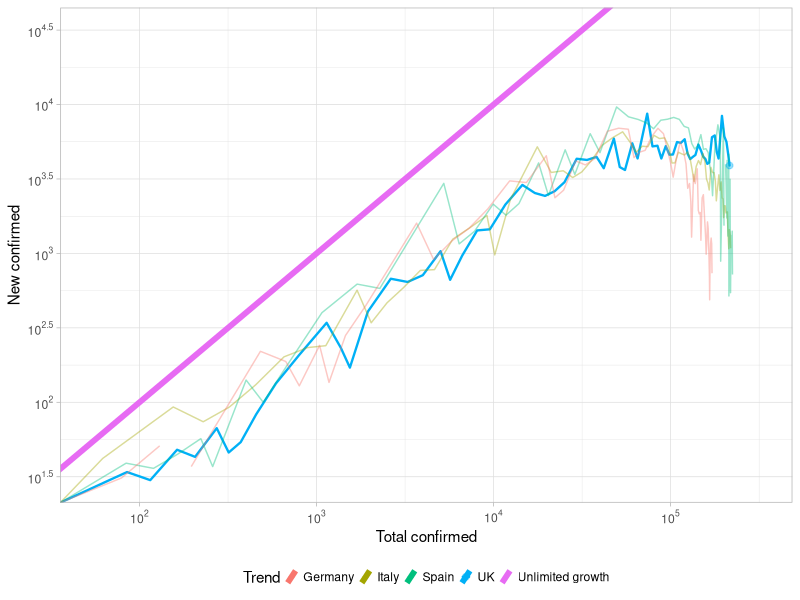
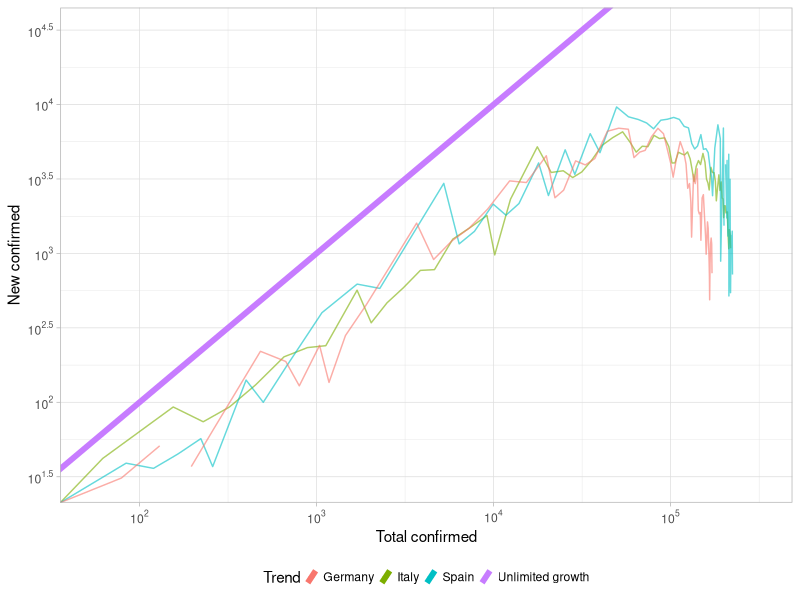
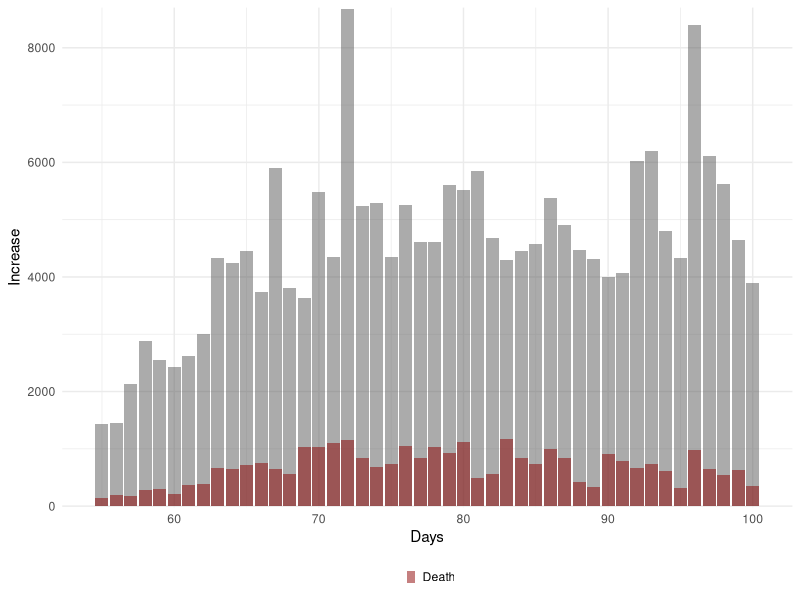
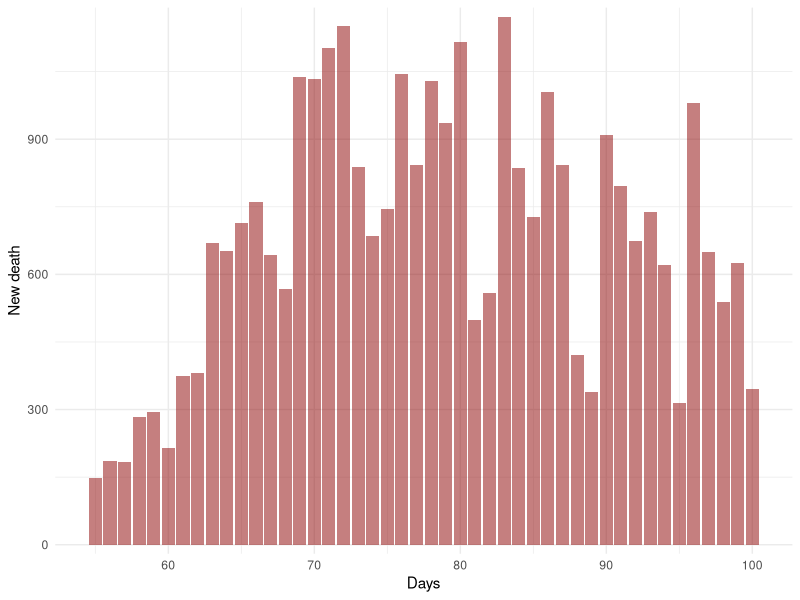
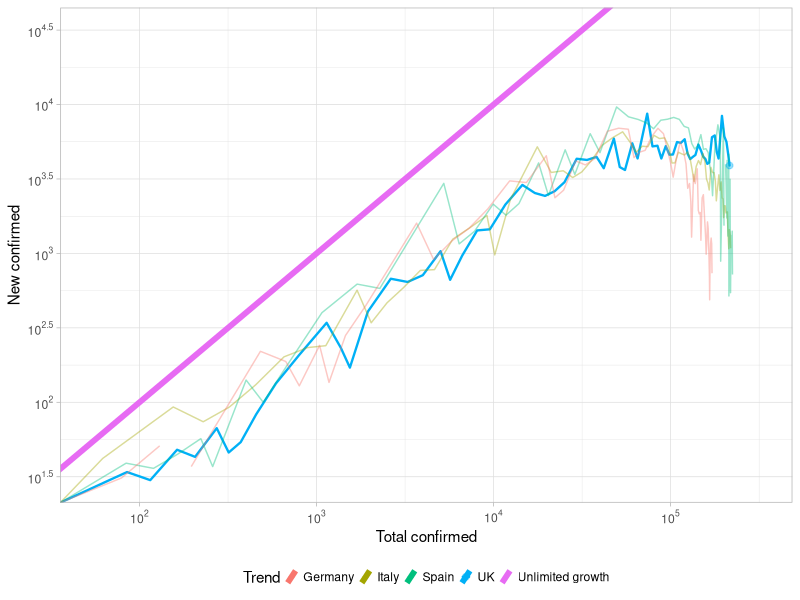
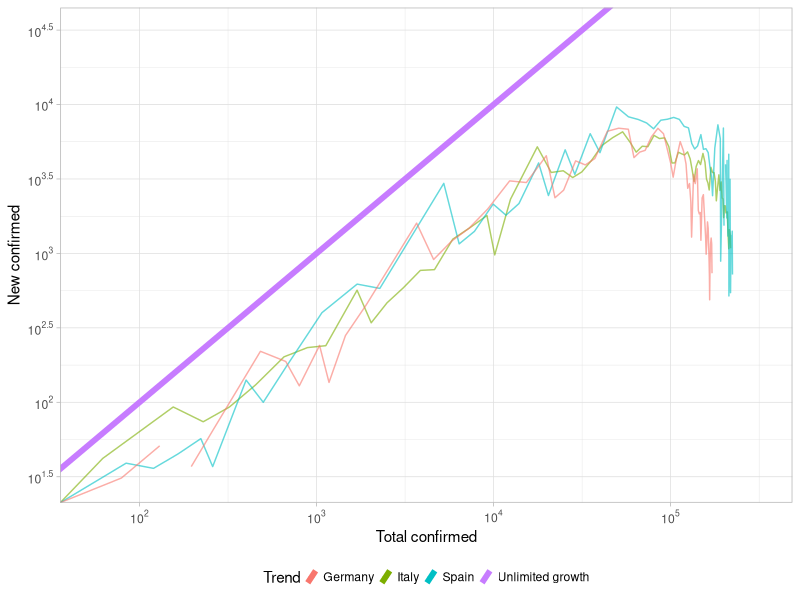
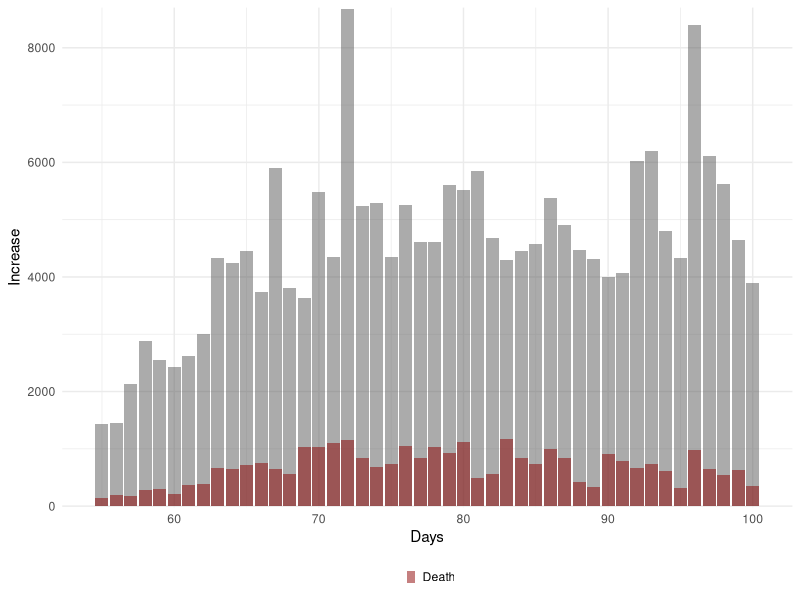
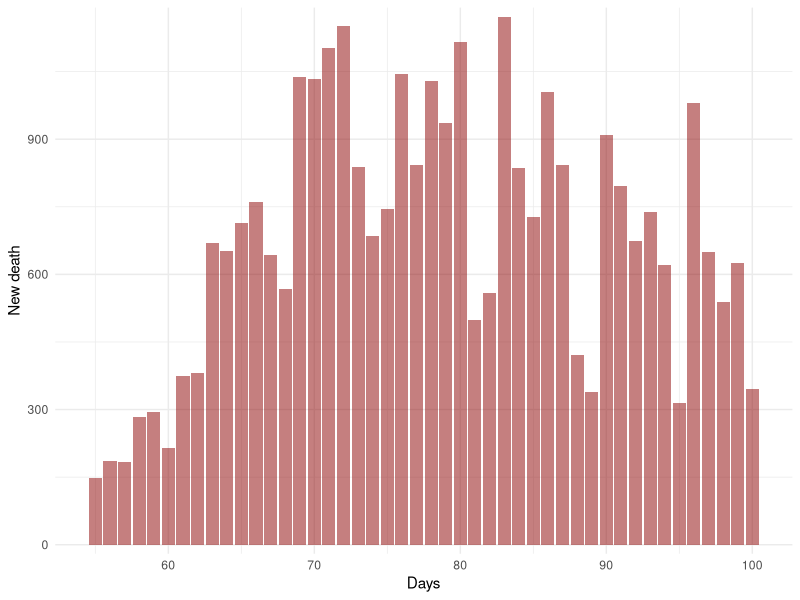

Source code (R) for these figures, in order:
# setwd("Covid19predict")
library(ggplot2)
library(scales)
#library(reshape2)
library(data.table)

# Read UK data
dfUK = read.csv("data/UK_data.csv", header = T)

# Read EU data
dfEUData = read.csv("data/EU_confirmed.csv")


dfChina_m = read.csv("data/China_m.csv", header = T)
dfKorea_s = read.csv("data/korea_s.csv", header = T)

# Remove abnormal point
dfEUData = dfEUData[-c(47,97),]

# Plot log trend compare

ggplot(data = dfUK, aes(x = dfUK$confirmed, y = dfUK$newConfirmed, color = "UK")) +
  geom_line(size = 0.8, lineend = "round")+
  #geom_line(data = dfChina_m, aes(x = China, y=china_new, color = "China"))+
  #geom_line(data = dfKorea_s, aes(x = KoreaS, y=KoreaS_new, color = "KoreaS"))+
  geom_line(data = dfEUData, aes(x = Italy, y=Italy_new, color = "Italy"), alpha = 0.4)+
  geom_line(data = dfEUData, aes(x = Spain, y=Spain_new, color = "Spain"), alpha = 0.4)+
  geom_line(data = dfEUData, aes(x = Germany, y=Germany_new, color = "Germany"), alpha = 0.4)+
  geom_point(data = dfUK[c(nrow(dfUK)),c(1:length(dfUK))], aes(x = confirmed, y = newConfirmed), size = 2, alpha = 0.4)+
  #stat_smooth(geom='line', alpha=0.6, se=FALSE, size = 1.5)+
  geom_abline(aes(slope = 1, intercept = 0, color = "Unlimited growth"), show.legend = T, size = 2)+
  xlab("Total confirmed")+
  labs(color = "Trend")+
  ylab("New confirmed")+
  theme_light()+
  theme(legend.key.size =  unit(2, "mm"),
        legend.position="bottom")+
  scale_x_log10(limits = c(55,316123), breaks = trans_breaks("log10", function(x) 10^x), labels = trans_format("log10", math_format(10^.x)))+
  # scale_x_continuous(trans='log10',breaks = trans_breaks("log10", function(x) 10^x), labels = trans_format("log10", math_format(10^.x))) +
  scale_y_log10(limits = c(30,31612),breaks = trans_breaks("log10", function(x) 10^x), labels = trans_format("log10", math_format(10^.x)))

ggsave("plot/UKlogTrend.png", scale = 2.5, width = 7, height = 5, units = "cm", dpi = "retina")


ggplot(data = dfUK, aes(x = dfUK$confirmed, y = dfUK$newConfirmed, color = "UK")) +
  #geom_line(size = 0.8, lineend = "round")+
  #geom_line(data = dfChina_m, aes(x = China, y=china_new, color = "China"))+
  #geom_line(data = dfKorea_s, aes(x = KoreaS, y=KoreaS_new, color = "KoreaS"))+
  geom_line(data = dfEUData, aes(x = Italy, y=Italy_new, color = "Italy"), alpha = 0.6)+
  geom_line(data = dfEUData, aes(x = Spain, y=Spain_new, color = "Spain"), alpha = 0.6)+
  geom_line(data = dfEUData, aes(x = Germany, y=Germany_new, color = "Germany"), alpha = 0.6)+
  #geom_point(data = dfUK[c(nrow(dfUK)),c(1:length(dfUK))], aes(x = confirmed, y = newConfirmed), size = 2, alpha = 0.4)+
  #stat_smooth(geom='line', alpha=0.6, se=FALSE, size = 1.5)+
  geom_abline(aes(slope = 1, intercept = 0, color = "Unlimited growth"), show.legend = T, size = 2)+
  xlab("Total confirmed")+
  labs(color = "Trend")+
  ylab("New confirmed")+
  theme_light()+
  theme(legend.key.size =  unit(2, "mm"),
        legend.position="bottom")+
  scale_x_log10(limits = c(55,316123), breaks = trans_breaks("log10", function(x) 10^x), labels = trans_format("log10", math_format(10^.x)))+
  # scale_x_continuous(trans='log10',breaks = trans_breaks("log10", function(x) 10^x), labels = trans_format("log10", math_format(10^.x))) +
  scale_y_log10(limits = c(30,31612),breaks = trans_breaks("log10", function(x) 10^x), labels = trans_format("log10", math_format(10^.x)))

ggsave("plot/EUTrend.png", scale = 2.5, width = 7, height = 5, units = "cm", dpi = "retina")



# Plot daily case

ggplot()+
  #geom_point()+
  geom_col(data = dfUK[c((nrow(dfUK)-45):nrow(dfUK)),c(1:length(dfUK))], aes(x = id, y = newConfirmed),alpha = 0.5, size = 0)+
  geom_col(data = dfUK[c((nrow(dfUK)-45):nrow(dfUK)),c(1:length(dfUK))], aes(x = id, y = newDeath,color = "Death"),alpha = 0.5, size = 0, fill = "darkred")+
  xlab("Days")+
  labs(color = "")+
  ylab("Increase")+
  theme_minimal()+
  theme(legend.key.size =  unit(2, "mm"),
        legend.position="bottom")+
  scale_y_continuous(expand = c(0, 20))

ggsave("plot/DailyIncrease.png", scale = 2.5, width = 9, height = 5, units = "cm", dpi = "retina")

ggplot(data = dfUK[c((nrow(dfUK)-45):nrow(dfUK)),c(1:length(dfUK))], aes(x = id, y = newDeath ))+
  #geom_point()+
  geom_col(data = dfUK[c((nrow(dfUK)-45):nrow(dfUK)),c(1:length(dfUK))], aes(x = id, y = newDeath ),alpha = 0.5, fill = 'darkred', size = 0)+
  xlab("Days")+
  ylab("New death")+
  theme_minimal()+
  scale_y_continuous(expand = c(0, 20))

ggsave("plot/DeathIncrease.png", scale = 2.5, width = 9, height = 5, units = "cm", dpi = "retina")
